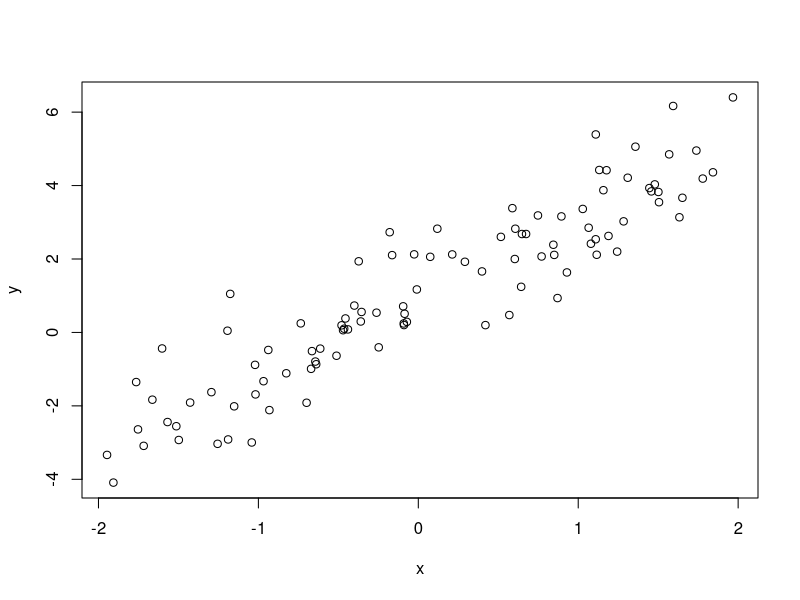
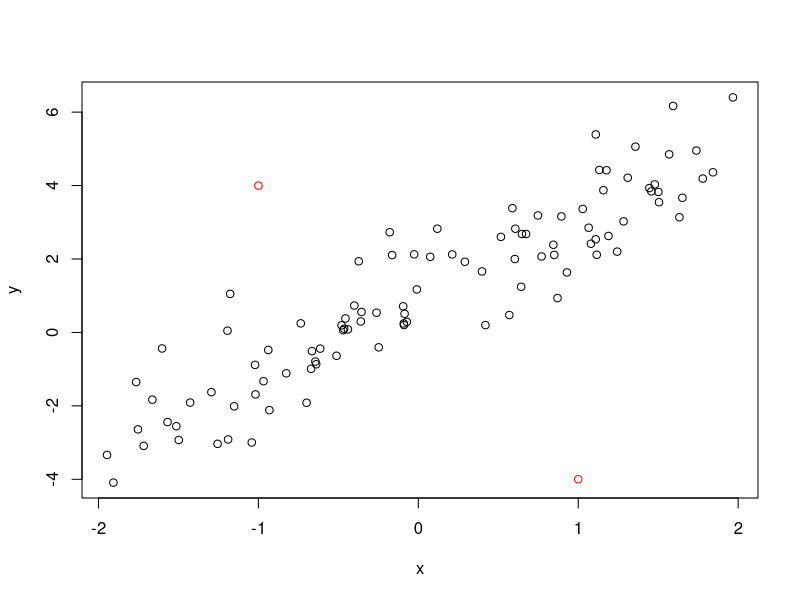
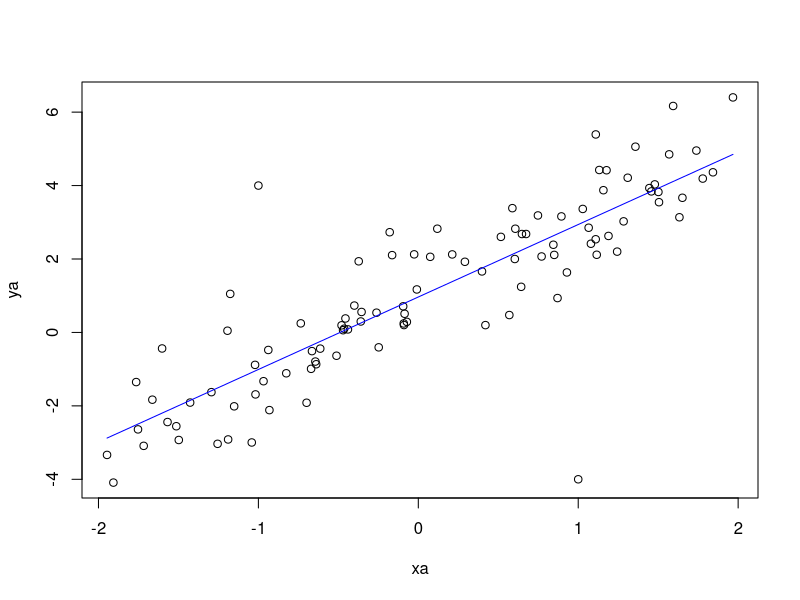
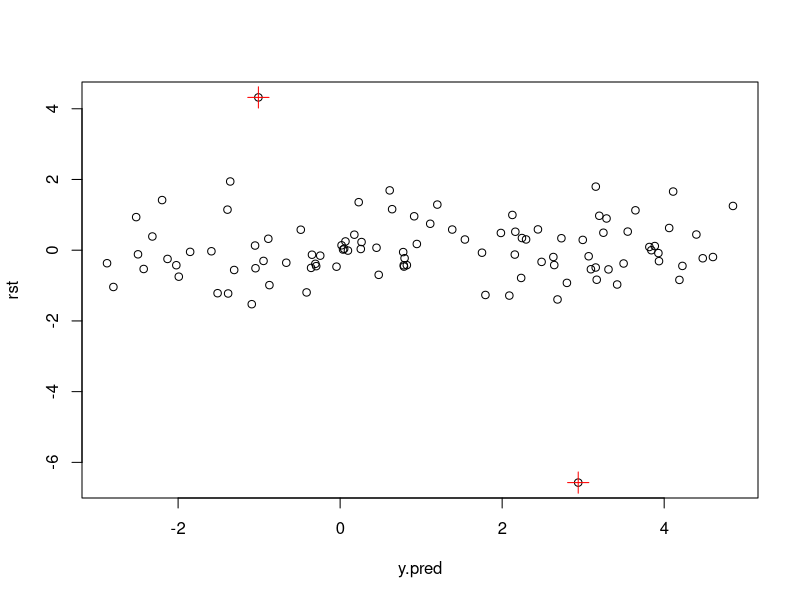

Recreate these plots in R, in order.
## ---- chunk 1
set.seed(1)
x <- runif(100, -2, 2)
y <- 1 + 2 * x + rnorm(100)
plot(x, y)
## ---- chunk 2
xa <- c(x, -1, 1)
ya <- c(y, 4, -4)
plot(x, y)
points(xa[101], ya[101], col = 'red')
points(xa[102], ya[102], col = 'red')
## ---- chunk 3
mdl <- lm(ya ~ xa)
summary(mdl)  # 输出拟合系数
y.pred <- predict(mdl)
plot(xa, ya)
lines(xa, y.pred, type = 'l', col = 'blue')
## ---- chunk 4
rst <- rstudent(mdl)
rst[abs(rst) > 3]
plot(y.pred, rst)
points(y.pred[101], rst[101], col = 'red', cex = 2, pch = 3)
points(y.pred[102], rst[102], col = 'red', cex = 2, pch = 3)
